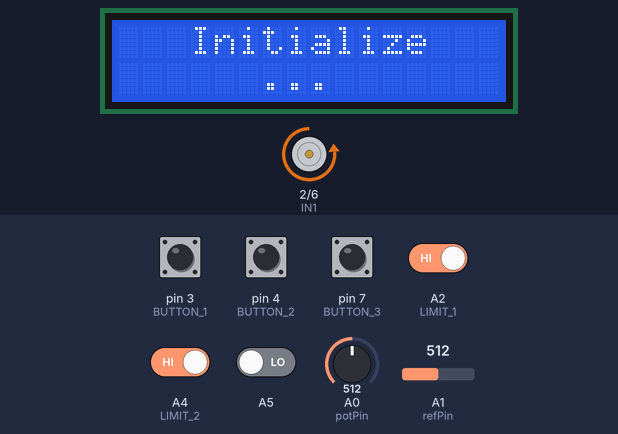
Bench run of a program on a simulated Arduino Nano, built with avr-gcc and run on an emulated ATmega328P. Shown: 16×2 character LCD, motor-driver pin pairs drawn as motors (green arrow = first pin HIGH = forward, orange = second pin HIGH = backward, longer = more drive, scaled by the enable pin). The test bench sets the inputs (shaded band); at power-on: A2 (LIMIT_1), A4 (LIMIT_2) HIGH, A5, pin 3 (BUTTON_1), pin 4 (BUTTON_2), pin 7 (BUTTON_3) LOW, A0 (potPin) = 512, A1 (refPin) = 512. What the program prints to the serial monitor is not drawn.

Above: at 0.81 s.
0.9 s: A2 (LIMIT_1) driven LOW
At 3.1 s:
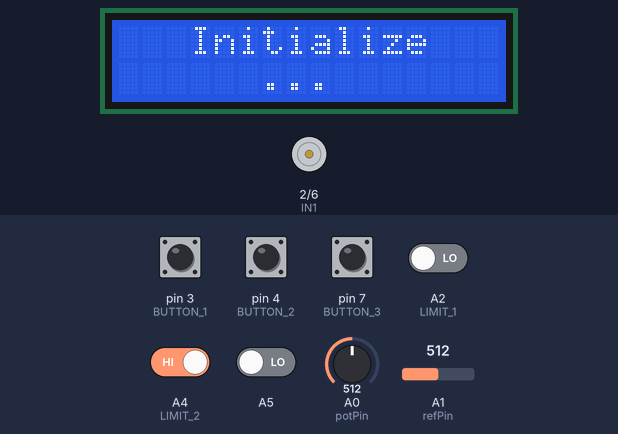
3.4 s: A4 (LIMIT_2) driven LOW
6.4 s: A2 (LIMIT_1) driven HIGH and A4 (LIMIT_2) driven HIGH
At 8.5 s:
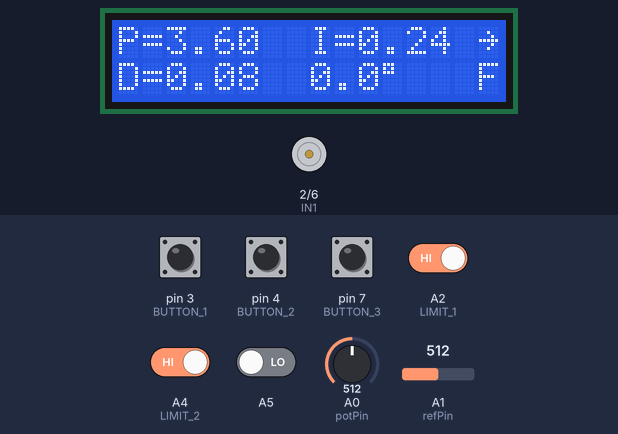
9.4 s: pin 4 (BUTTON_2) pulled HIGH for 0.15 s
At 9.71 s:
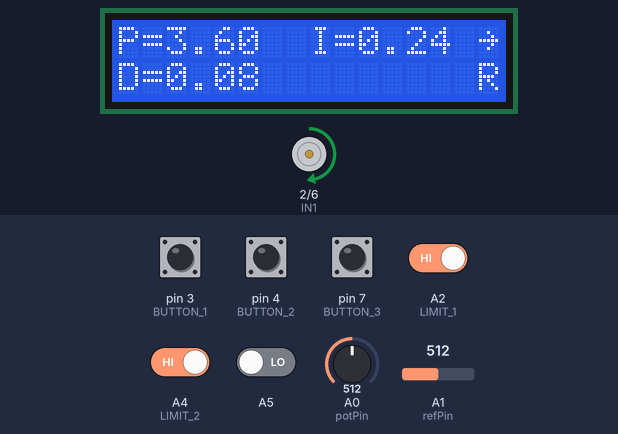
10.1 s: pin 4 (BUTTON_2) pulled HIGH for 1 s
At 12.0 s:
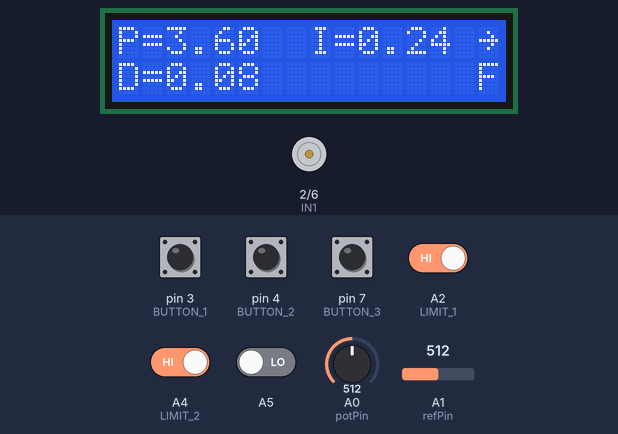
13.9 s: A5 driven HIGH
Timing chart, 0 to 16.9 s (numbered marks = the images above; inputs shaded):
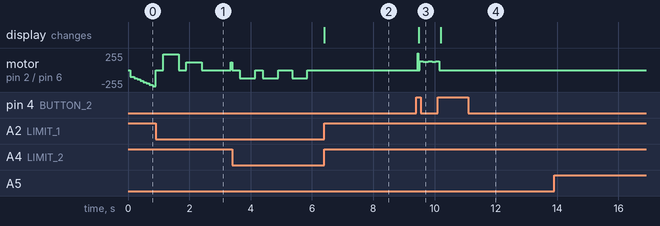

Measured:
- after the input at 6.4 s, the display: changes at once (image 2)
- after the input at 9.4 s, motor on pin 2 (IN1) / pin 6 (IN2): stopped → forward 133/255 after 0.05 s, → forward 125/255 0.19 s later, → forward 133/255 0.16 s later, → forward 122/255 0.12 s later, … (5 changes in this stretch); the display: changes after 0.08 s (image 3)
- after the input at 10.1 s, the display: changes after 0.10 s (image 4)
- after the input at 13.9 s, every drawn part: stays the same

The program:

main.cpp
```cpp
#include <Arduino.h>
#include <menus.h>
#include <motor.h>
#include <EEPROM.h>
#include <math.h>

#define LIMIT_1 A2
#define LIMIT_2 A4

typedef struct {
  double Kp;
  double Ki;
  double Kd;
} PIDconstant;

PIDconstant PID_constant;
double SensValue = 0;
double SetPoint = 0;
bool referenceMode = false;
int left_limit = 0;
int right_limit = 0;
uint8_t firstInit_flag = 0;
uint8_t FirstInit_counter = 0;
bool system_disabled = false;
uint8_t initSteps = 3;

void firstInit(){
  pinMode(LIMIT_1, INPUT_PULLUP);
  pinMode(LIMIT_2, INPUT_PULLUP);

  for(uint8_t i = 0 ; i < initSteps; i++){
    while (digitalRead(LIMIT_1) != 0) {
      SlowMoveMotor(0);
    }
    stopMotorRuntime();
    ResetSlowAddition();
    delay(250);
    if(i >= initSteps - 1){
      right_limit = getRawSensorValue();
      delay(200);
    }else{
      SlowMoveMotor(1);
      delay(500);
    }
  }

  delay(500);

  for(uint8_t i = 0 ; i < initSteps; i++){
    while (digitalRead(LIMIT_2) != 0) {
      SlowMoveMotor(1);
    }
    stopMotorRuntime();
    ResetSlowAddition();
    delay(250);
    if(i >= initSteps - 1){
      left_limit = getRawSensorValue();
      delay(200);
    }else{
      SlowMoveMotor(0);
      delay(500);
    }
  }

  ResetSlowAddition();
  SlowMoveMotor(0);
  delay(500);
  stopMotorRuntime();
}

void setup() {
  Serial.begin(9600);
  MenusInit();
  EEPROM.get(0, PID_constant);
  if(isnan(PID_constant.Kp) || isnan(PID_constant.Ki) || isnan(PID_constant.Kd)){
    PID_constant.Kp = 0;
    PID_constant.Ki = 0;
    PID_constant.Kd = 0;
  }
  PID_constant.Kp = 3.6;
  PID_constant.Ki = 0.24;
  PID_constant.Kd = 0.08;

  SetPoint = 90.0;
  ReTuneKpid(PID_constant.Kp, PID_constant.Ki, PID_constant.Kd);
  MotorInit();
  displayInitialize();
  firstInit();
}

void loop() {

  if(digitalRead(LIMIT_1) == 0 || digitalRead(LIMIT_2) == 0){
    stopMotorRuntime();
    system_disabled = true;
  }else {
    referenceMode = getReferenceSource();
    MainMenusRuntime(&PID_constant.Kp, &PID_constant.Ki, &PID_constant.Kd, &SensValue, &SetPoint);
    MainSensorRuntime(&SensValue, &right_limit, &left_limit);
    if(isOnSettingMode() || !getMotorCmdStat()){
      stopMotorRuntime();
    }
    if(isKpidUpdateComplete()){
      ReTuneKpid(PID_constant.Kp, PID_constant.Ki, PID_constant.Kd);
      EEPROM.put(0, PID_constant);
      KpidUpdated();
    }
    if(!isOnSettingMode() || getMotorCmdStat()){
      MainMotorRuntime(&SetPoint, &referenceMode);
    }
  }

  Serial.println(SensValue);
}
```

menus.h
```cpp
#ifndef SYS_MENUS
#define SYS_MENUS

#define BUTTON_1 3
#define BUTTON_2 4
#define BUTTON_3 7
#define BUTTON_COUNT 3
#define DEBOUNCE_DELAY 50
#define MAX_CONSTANT 99.9f
#define MIN_CONSTANT 0.0f
#define LCD_RS 8
#define LCD_EN 9
#define LCD_D4 10
#define LCD_D5 11
#define LCD_D6 12
#define LCD_D7 A3

void MenusInit();
void MainMenusRuntime(double*, double*, double*, double*, double*);
bool isKpidNeedUpdate();
bool isKpidUpdateComplete();
void KpidUpdated();
bool isOnSettingMode();
bool getReferenceSource();
void displayInitialize();
bool getMotorCmdStat();
#endif
```

motor.h
```cpp
#ifndef MOTOR_H
#define MOTOR_H

#define MIN_POTVAL 0
#define MAX_POTVAL 1023
#define POT_RESISTANCE 47000
#define POT_TURN 5
#define SMOOTHING_WINDOW 4
#define JITTER_COMPEN 4

void MotorInit();
void MainSensorRuntime(double*, int*, int*);
void MainMotorRuntime(double*, bool*);
void ReTuneKpid(double, double, double);
void stopMotorRuntime();
void SlowMoveMotor(uint8_t);
void ResetSlowAddition();
int getRawSensorValue();
#endif
```

menus.cpp
```cpp
#include <menus.h>
#include <Arduino.h>
#include <LiquidCrystal.h>

LiquidCrystal lcd(LCD_RS, LCD_EN, LCD_D4, LCD_D5, LCD_D6, LCD_D7);

uint8_t buttonPins[] = {3, 4, 7};
const uint8_t numsOfButton = sizeof(buttonPins) / sizeof(buttonPins[1]);
bool buttonState[numsOfButton] = {0};
bool lastReading[numsOfButton] = {0};
bool lastButtonState[numsOfButton] = {0};
bool upEdgeRead[numsOfButton] = {0};
unsigned long lastDebounceTime[numsOfButton] = {0};
bool ReferenceSwitch = false;

uint8_t activePages = 0;
uint8_t scrollMenuActive = 0;
uint8_t pidSettingStep = 0;
bool isScreenNeedUpdate = true;
bool isKpidUpdated = false;
bool isSettingMode = false;
bool isKpidUpdateDone = false;
bool isMotorEnable = false;

void MenusInit(){
    lcd.begin(16, 2);
    pinMode(BUTTON_1, INPUT);
    pinMode(BUTTON_2, INPUT);
    pinMode(BUTTON_3, INPUT);
    pinMode(A5, INPUT);
}

bool checkMax(double value){
    if(value >= MAX_CONSTANT) return false;
    return true;
}

bool checkMin(double value){
    if(value <= MIN_CONSTANT) return false;
    return true;
}

bool isOnSettingMode(){
    return isSettingMode;
}

void InputsWatcher(double* Kp, double* Ki, double* Kd, double* Sp){
    for(uint8_t i = 0; i < numsOfButton; i++){
        bool reading = digitalRead(buttonPins[i]);
        if (reading != lastReading[i]) {
            lastDebounceTime[i] = millis();
        }
        if ((millis() - lastDebounceTime[i]) > DEBOUNCE_DELAY) {
            if (reading != buttonState[i]) {
                lastButtonState[i] = buttonState[i];
                buttonState[i] = reading;

                if (lastButtonState[i] == LOW && buttonState[i] == HIGH) {
                    upEdgeRead[i] = true;
                } else {
                    upEdgeRead[i] = false;
                }
            }else{
                upEdgeRead[i] = false;
            }
        }else{
            upEdgeRead[i] = false;
        }
        lastReading[i] = reading;
    }

    ReferenceSwitch = digitalRead(A5);

    // enter config mode
    static unsigned long lastTime = 0;
    static uint8_t isPressed = false;

    if(activePages == 0){
        if(buttonState[0] == true && buttonState[2] == true){
            if(isPressed == true){
                if(millis() - lastTime > 2000){
                    activePages = 1;
                    isScreenNeedUpdate = true;
                    lastTime = 0;
                    isPressed = false;
                }
            }else{
                isPressed = true;
                lastTime = millis();
            }
        }
        if(upEdgeRead[1] == 1){
            isMotorEnable = !isMotorEnable;
            isScreenNeedUpdate = true;
        }
    }

    static bool upEdge1 = false;
    static bool upEdge2 = false;
    if(activePages == 1){
        if(buttonState[1] && !upEdge1 && scrollMenuActive < 2){
            scrollMenuActive++;
            isScreenNeedUpdate = true;
            upEdge1 = true;
        }else if(!buttonState[1]){
            upEdge1 = false;
        }
        if(buttonState[2] && !upEdge2 && scrollMenuActive > 0){
            scrollMenuActive--;
            isScreenNeedUpdate = true;
            upEdge2 = true;
        }else if(!buttonState[2]){
            upEdge2 = false;
        }

        if(upEdgeRead[0]){
            activePages = activePages + (scrollMenuActive + 1);
            isScreenNeedUpdate = true;
            upEdgeRead[0] = false;
        }
    }

    if(activePages == 2){
        if(upEdgeRead[2]){
            switch(pidSettingStep){
                case 0:
                    if(checkMax(*Kp)){
                        *Kp += 0.01;
                    }
                    break;
                case 1:
                    if(checkMax(*Ki)){
                        *Ki += 0.01;
                    }
                    break;
                case 2:
                    if(checkMax(*Kd)){
                        *Kd += 0.01;
                    }
                    break;
            }
            isScreenNeedUpdate = true;
        }else if(upEdgeRead[1]){
            switch(pidSettingStep){
                case 0:
                    if(checkMin(*Kp)){
                        *Kp -= 0.01;
                    }
                    break;
                case 1:
                    if(checkMin(*Ki)){
                        *Ki -= 0.01;
                    }
                    break;
                case 2:
                    if(checkMin(*Kd)){
                        *Kd -= 0.01;
                    }
                    break;
            }
            isScreenNeedUpdate = true;
        }
        else if(upEdgeRead[0]){
            if(pidSettingStep < 2){
                pidSettingStep++;
            }else{
                isKpidUpdated = true;
                isKpidUpdateDone = true;
                activePages = 0;
                pidSettingStep = 0;
            }
            isScreenNeedUpdate = true;
            upEdgeRead[0] = false;
        }
    }

    if(activePages == 3){
        if(upEdgeRead[1]){
            if(*Sp > 0.0){
                *Sp = *Sp - 1;
                isScreenNeedUpdate = true;
            }
        }
        if(upEdgeRead[2]){
            if(*Sp < 180.0){
                *Sp = *Sp + 1;
                isScreenNeedUpdate = true;
            }
        }

        if(upEdgeRead[0]){
            activePages = 0;
            isScreenNeedUpdate = true;
        }
    }
}

void MenuMainScreen(double* Kp, double* Ki, double* Kd, double* Pv){

    lcd.clear();
    char buff[10];
    dtostrf(*Kp, 3, 2, buff);
    lcd.setCursor(0, 0);
    lcd.print("P=");
    lcd.setCursor(2, 0);
    lcd.print(buff);

    dtostrf(*Ki, 3, 2, buff);
    lcd.setCursor(8, 0);
    lcd.print("I=");
    lcd.setCursor(10, 0);
    lcd.print(buff);

    dtostrf(*Kd, 3, 2, buff);
    lcd.setCursor(0, 1);
    lcd.print("D=");
    lcd.setCursor(2, 1);
    lcd.print(buff);

    if(activePages == 2){
        if(pidSettingStep == 0){
            lcd.setCursor(0,0);
        }else if(pidSettingStep == 1){
            lcd.setCursor(8,0);
        }else{
            lcd.setCursor(0,1);
        }
        lcd.cursor();
        lcd.blink();
    }else{
        lcd.noCursor();
        lcd.noBlink();

        lcd.setCursor(15,0);
        lcd.print((char) 0x7E);
        lcd.setCursor(15,1);
        (isMotorEnable) ? lcd.print("R") : lcd.print("F");
    }
}

void SecondScreen(){
    const char menusText[3][12] = {
        "SetPIDparam",
        "SetTarget",
        "Back <-",
    };
    lcd.clear();
    lcd.setCursor(15, 0);
    lcd.print("<");
    lcd.setCursor(0, 0);
    lcd.print(menusText[scrollMenuActive]);
    if(scrollMenuActive < 2){
        lcd.setCursor(0, 1);
        lcd.print(menusText[scrollMenuActive + 1]);
    }
}

void SetPointScreen(double* Sp){
    char buff[10];
    lcd.clear();
    lcd.setCursor(0, 0);
    lcd.print("SP = ");
    dtostrf(*Sp, 3, 1, buff);
    lcd.print(buff);
}
void screenBack(){
    activePages = 0;
    isScreenNeedUpdate = 0;
}
bool isKpidNeedUpdate(){
    return isKpidUpdated;
}
bool isKpidUpdateComplete(){
    return isKpidUpdateDone;
}
void KpidUpdated(){
    isKpidUpdated = false;
    isKpidUpdateDone = false;
}
bool getReferenceSource(){
    return ReferenceSwitch;
}
void MainMenusRuntime(double* Kp, double* Ki, double* Kd, double* Pv, double* Sp){
    static double lastPv = -1.0;
    if(isScreenNeedUpdate){
        switch(activePages){
            case 0:
                MenuMainScreen(Kp, Ki, Kd, Pv);
                isSettingMode = false;
                scrollMenuActive = 0;
                break;
            case 1:
                SecondScreen();
                isSettingMode = true;
                break;
            case 2:
                MenuMainScreen(Kp, Ki, Kd, Pv);
                isSettingMode = true;
                break;
            case 3:
                SetPointScreen(Sp);
                isSettingMode = true;
                break;
        }
        isScreenNeedUpdate = false;
    }

    if(activePages == 4){
        screenBack();
        if(!isScreenNeedUpdate) isScreenNeedUpdate = true;
    }

    if(activePages == 0 && abs(*Pv - lastPv) > 0.04){
        char buff[10];
        dtostrf(*Pv, 3, 1, buff);
        lcd.setCursor(8, 1);
        lcd.print("       ");
        lcd.setCursor(8, 1);
        lcd.print(buff);
        lcd.print((char)223);
        lastPv = *Pv;
    }

    InputsWatcher(Kp, Ki, Kd, Sp);
}

void displayInitialize(){
    lcd.clear();
    lcd.setCursor(3,0);
    lcd.print("Initialize");
    lcd.setCursor(6, 1);
    lcd.print("...");
}

bool getMotorCmdStat() {
    return isMotorEnable;
}
```

motor.cpp
```cpp
#include <Arduino.h>
#include <motor.h>

const int potPin = A0;
const int refPin = A1;
const int IN1 = PD2;
const int IN2 = PD6;
const int ENABLE = PD5;

// PID parameters
double Kp = 0, Ki = 0, Kd = 0;
double Input = 0, Output = 0, Setpoint = 0;
double integral = 0, lastError = 0;
unsigned long lastTime = 0;
unsigned long SlowLastTime = 0;
int SlowLastPos = 0;
uint8_t SlowAddition = 0;

const int minPWM = 100;
const int maxPWM = 255;
const int slowMinPWM = 100;
const float deadband = 0.5;
const unsigned long scanTime = 2; // 2ms

static bool motorIsRunning = false;
bool isMotorInitialized = false;

int readings[SMOOTHING_WINDOW] = {0};
int lastSensRead = 0;
bool firstCycle = false;
int readIndex = 0;
long total = 0;
int lastRefRead = 0;
static int currentPWM = 0;

void initSmoothing() {
  for (int i = 0; i < SMOOTHING_WINDOW; i++) readings[i] = 0;
}

float getSmoothedInput(int* r_limit, int* l_limit) {
  total -= readings[readIndex];
  int read = analogRead(potPin);

  readings[readIndex] = read;
  total += readings[readIndex];
  readIndex = (readIndex + 1) % SMOOTHING_WINDOW;
  int raw = total / (float)SMOOTHING_WINDOW;
  raw = constrain(raw, min(*r_limit, *l_limit), max(*r_limit, *l_limit));
  float mapped = (float)(raw - *l_limit) * 180.0 / (*r_limit - *l_limit);

  return mapped;
}

void MotorInit() {
  pinMode(ENABLE, OUTPUT);
  pinMode(IN1, OUTPUT);
  pinMode(IN2, OUTPUT);
  isMotorInitialized = true;
  lastTime = millis();
}

double computePID(double input, double setpoint) {
  double error = setpoint - input;

  if (abs(error) < deadband) {
    integral = 0;
    return 0;
  }

  double tentativeIntegral = integral + error * (scanTime / 1000.0);
  double tentativeOutput = Kp * error + Ki * tentativeIntegral + Kd * ((error - lastError) / (scanTime / 1000.0));

  if (abs(tentativeOutput) < maxPWM) {
    integral = tentativeIntegral;
  }

  double derivative = (error - lastError) / (scanTime / 1000.0);
  Output = Kp * error + Ki * integral + Kd * derivative;

  lastError = error;
  return Output;
}

void MainSensorRuntime(double* Pv, int* r_limit, int* l_limit){
  Input = getSmoothedInput(r_limit, l_limit);
  *Pv = Input;
}

void MainMotorRuntime(double* Sp, bool* Mode) {
  if (!isMotorInitialized) MotorInit();

  if (*Mode) {
    Setpoint = *Sp;
  } else {
    int refRead = map(analogRead(refPin), 0, 1023, 0, 180);
    if (abs(lastRefRead - refRead) > 2) lastRefRead = refRead;
    Setpoint = lastRefRead;
  }

  unsigned long now = millis();
  if (now - lastTime >= scanTime) {
    double pidOutput = computePID(Input, Setpoint);

    if (abs(Setpoint - Input) < deadband) {
      analogWrite(ENABLE, 255);
      digitalWrite(IN1, LOW);
      digitalWrite(IN2, LOW);
      return;
    }

    int pwmValue = constrain(abs(pidOutput), minPWM, 255);
    if (pwmValue > currentPWM) currentPWM++;
    else currentPWM--;

    if (pidOutput > 0) {
      digitalWrite(IN1, LOW);
      digitalWrite(IN2, HIGH);
    } else {
      digitalWrite(IN1, HIGH);
      digitalWrite(IN2, LOW);
    }

    analogWrite(ENABLE, currentPWM);
    lastTime = now;
  }
}

void ReTuneKpid(double p, double i, double d) {
  Kp = p;
  Ki = i;
  Kd = d;
  integral = 0;
  lastError = 0;
}

void stopMotorRuntime() {
  analogWrite(ENABLE, 0);
  digitalWrite(IN1, LOW);
  digitalWrite(IN2, LOW);
  Output = 0;
  isMotorInitialized = false;
  motorIsRunning = false;
}

int getRawSensorValue() {
  return analogRead(potPin);
}

void ResetSlowAddition(){
  SlowAddition = 0;
}

void SlowMoveMotor(uint8_t direction) {
  if (direction) {
    digitalWrite(IN1, HIGH);
    digitalWrite(IN2, LOW);
  } else {
    digitalWrite(IN1, LOW);
    digitalWrite(IN2, HIGH);
  }

  unsigned long now = millis();
  int read = getRawSensorValue();
  if(now - SlowLastTime >= 100){
    if(abs(read - SlowLastPos) < 10){
      SlowAddition += 20;
    }else{
      (SlowAddition - 16 >= 0) ? SlowAddition -= 16 : SlowAddition = SlowAddition;
    }
    SlowLastTime = now;
    SlowLastPos = read;
  }
  analogWrite(ENABLE, slowMinPWM + SlowAddition);
}
```
